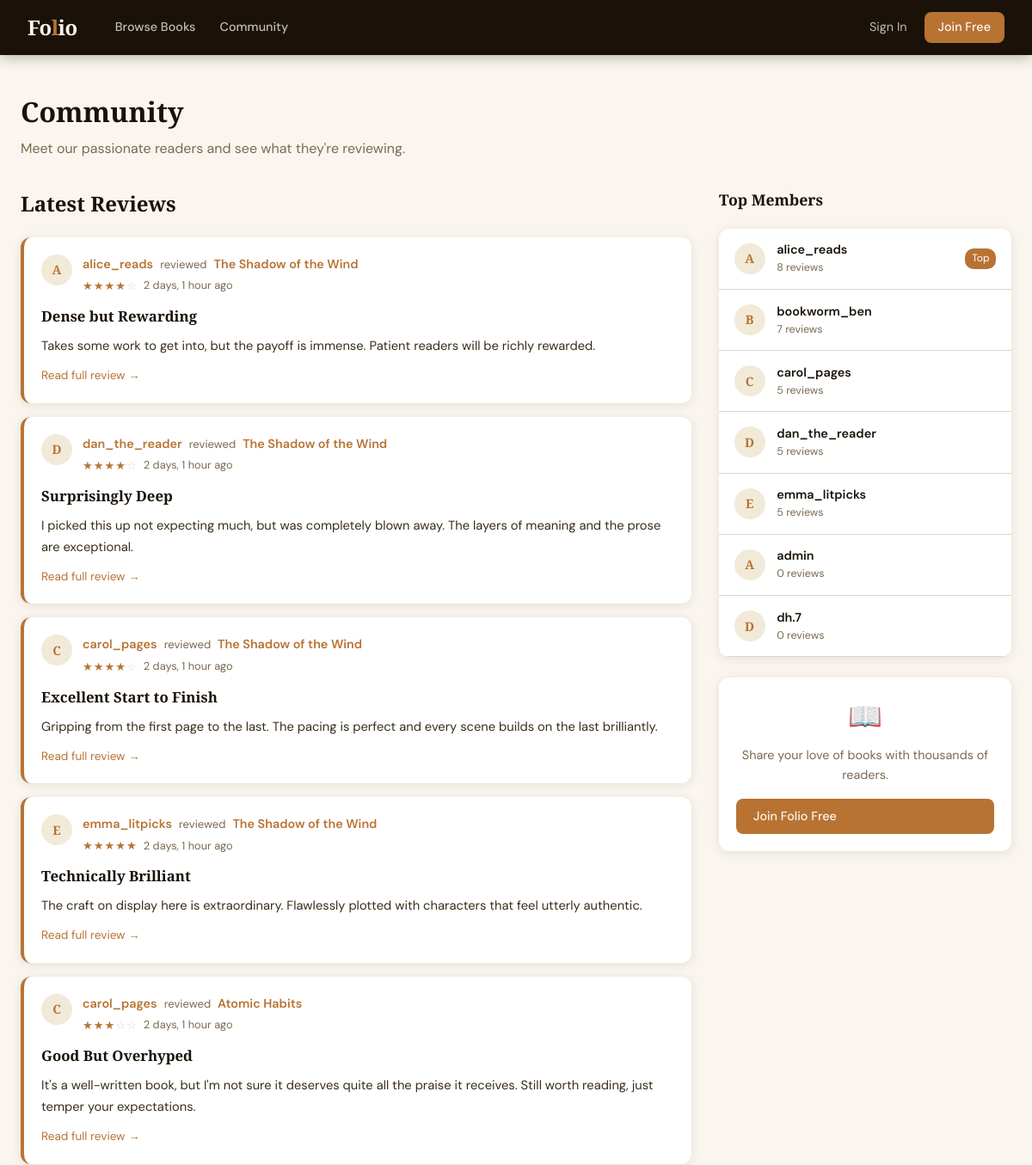
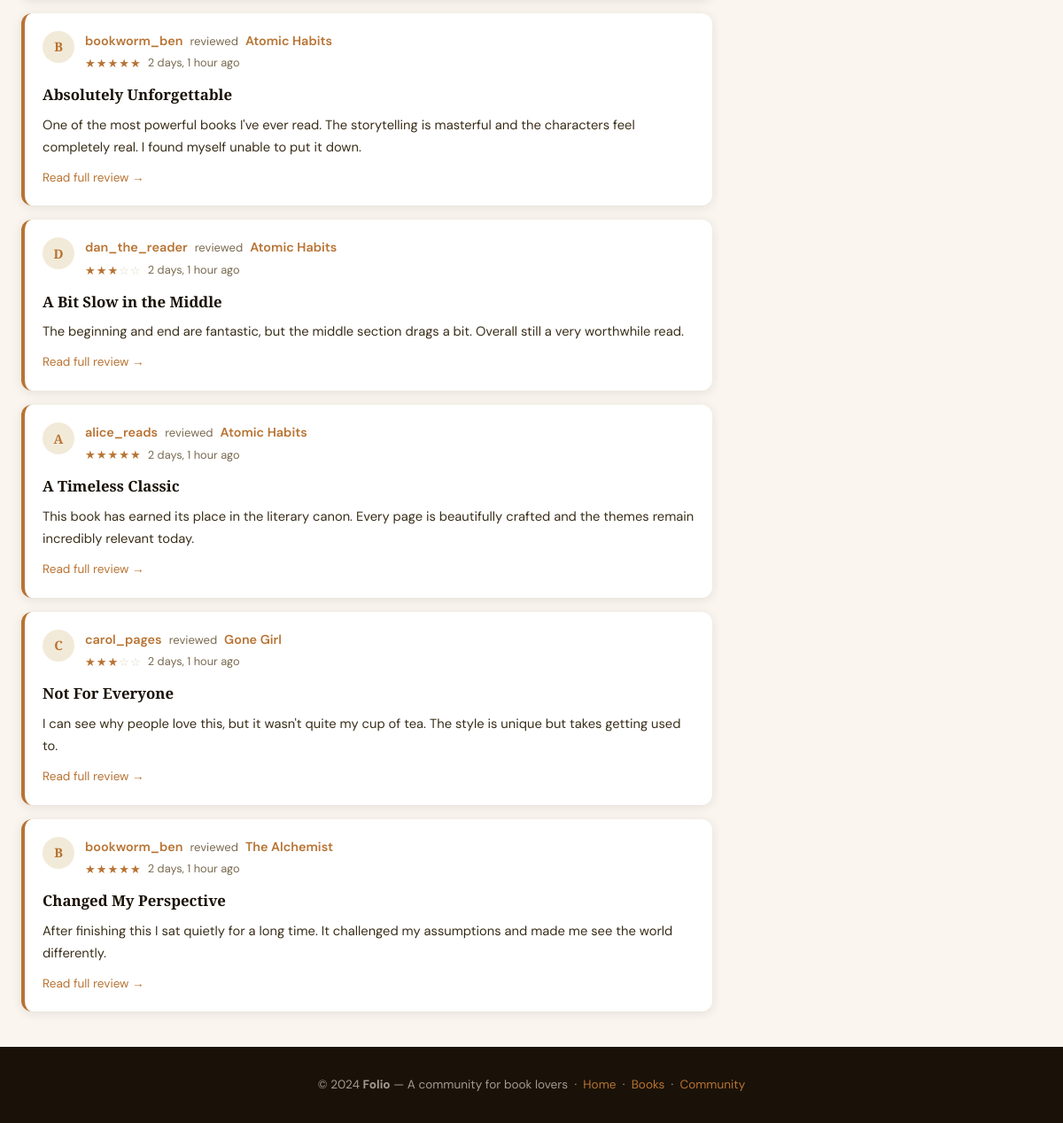
/community/, run on the app's committed database (2 pictures, top to bottom).
### books/models.py (models this page shows, shortened)
class Review(models.Model):
    book = models.ForeignKey(Book, on_delete=models.CASCADE, related_name='reviews')
    user = models.ForeignKey(User, on_delete=models.CASCADE, related_name='reviews')
    rating = models.IntegerField(validators=[MinValueValidator(1), MaxValueValidator(5)])
    title = models.CharField(max_length=200)
    body = models.TextField()
    created_at = models.DateTimeField(auto_now_add=True)
    updated_at = models.DateTimeField(auto_now=True)
    likes = models.ManyToManyField(User, related_name='liked_reviews', blank=True)
    class Meta:
        ordering = ['-created_at']
        unique_together = ['book', 'user']

class Book(models.Model):
    title = models.CharField(max_length=255)
    author = models.CharField(max_length=255)
    genre = models.CharField(max_length=50, choices=GENRE_CHOICES, default='fiction')
    description = models.TextField(blank=True)
    cover_image = models.ImageField(upload_to='covers/', blank=True, null=True)
    published_year = models.PositiveIntegerField(blank=True, null=True)
    isbn = models.CharField(max_length=20, blank=True)
    added_by = models.ForeignKey(User, on_delete=models.SET_NULL, null=True, related_name='added_books')
    created_at = models.DateTimeField(auto_now_add=True)
    class Meta:
        ordering = ['-created_at']
    def get_absolute_url(self):
        return reverse('book_detail', args=[self.pk])

### books/views.py (the view)
# urls.py: path('community/', views.community, name='community'),
def community(request):
    members = User.objects.annotate(
        review_count=Count('reviews')
    ).order_by('-review_count')[:12]
    recent_reviews = Review.objects.select_related('book', 'user').order_by('-created_at')[:10]
    return render(request, 'books/community.html', {
        'members': members,
        'recent_reviews': recent_reviews,
    })

### templates/books/community.html (shortened to what this page needs)
{% extends "base.html" %}
{% block content %}
<div class="page-header">
  <h1>Community</h1>
  <p>Meet our passionate readers and see what they're reviewing.</p>
</div>
<div style="display:grid;grid-template-columns:1fr 340px;gap:2rem;align-items:start;">
  <div>
    <div class="section-title">Latest Reviews</div>
    <div style="display:flex;flex-direction:column;gap:1rem;">
      {% for review in recent_reviews %}
      <div class="review-card">
        <div class="review-card-header">
          <div class="avatar avatar-sm" style="flex-shrink:0;">{{ review.user.username|first|upper }}</div>
          <div class="review-card-meta" style="flex:1;">
            <div style="display:flex;align-items:center;gap:0.5rem;flex-wrap:wrap;">
              <a href="{% url 'profile' review.user.username %}" class="review-card-user">{{ review.user.username }}</a>
              <span style="color:var(--text-muted);font-size:0.82rem;">reviewed</span>
              <a href="{{ review.book.get_absolute_url }}" style="font-weight:600;font-size:0.9rem;">{{ review.book.title }}</a>
            </div>
            <div style="display:flex;align-items:center;gap:0.5rem;margin-top:0.2rem;">
              <span class="stars" style="font-size:0.82rem;">
                {% for i in "12345" %}
                  {% if forloop.counter <= review.rating %}
                    <span class="star-full"></span>
                  {% else %}
                    <span class="star-empty"></span>
                  {% endif %}
                {% endfor %}
              </span>
              <span class="review-card-date">{{ review.created_at|timesince }} ago</span>
            </div>
          </div>
        </div>
        <div class="review-card-title">{{ review.title }}</div>
        <div class="review-card-body">{{ review.body|truncatewords:50 }}</div>
        <div style="margin-top:0.5rem;">
          <a href="{{ review.book.get_absolute_url }}#review-{{ review.pk }}" style="font-size:0.85rem;">Read full review →</a>
        </div>
      </div>
      {% endfor %}
    </div>
  </div>
  <div>
    <div class="section-title" style="font-size:1.1rem;">Top Members</div>
    <div style="background:#fff;border-radius:12px;box-shadow:var(--shadow);overflow:hidden;">
      {% for member in members %}
      <a href="{% url 'profile' member.username %}" style="display:flex;align-items:center;gap:0.85rem;padding:0.85rem 1.1rem;border-bottom:1px solid var(--border);text-decoration:none;color:inherit;transition:background 0.15s;">
        <div class="avatar avatar-sm" style="flex-shrink:0;background:var(--cream);color:var(--amber);font-weight:700;">{{ member.username|first|upper }}</div>
        <div style="flex:1;">
          <div style="font-weight:600;font-size:0.9rem;color:var(--ink);">{{ member.username }}</div>
          <div style="font-size:0.78rem;color:var(--text-muted);">{{ member.review_count }} review{{ member.review_count|pluralize }}</div>
        </div>
        {% if forloop.counter == 1 %}<span style="font-size:0.75rem;background:var(--amber);color:#fff;padding:0.15rem 0.5rem;border-radius:10px;">Top</span>{% endif %}
      </a>
      {% empty %}
      <div style="padding:1.5rem;text-align:center;color:var(--text-muted);">No members yet.</div>
      {% endfor %}
    </div>
    <div style="margin-top:1.5rem;background:#fff;border-radius:12px;padding:1.25rem;box-shadow:var(--shadow);text-align:center;">
      <div style="font-size:2rem;margin-bottom:0.5rem;">📖</div>
      <p style="font-size:0.9rem;color:var(--text-muted);margin-bottom:1rem;">Share your love of books with thousands of readers.</p>
      {% if not user.is_authenticated %}
      <a href="{% url 'register' %}" class="btn btn-primary" style="width:100%;">Join Folio Free</a>
      {% else %}
      <a href="{% url 'book_add' %}" class="btn btn-primary" style="width:100%;">+ Add a Book</a>
      {% endif %}
    </div>
  </div>
</div>
{% endblock %}

### templates/base.html (style rules this page uses)
:root { --ink: #1a1208; --paper: #faf6ef; --cream: #f2ead8; --amber: #b87333; --amber-hover: #c8852a; --burgundy: #6d2323; --sage: #4a5e3a; --mist: #e8e2d4; --text-muted: #7a6a50; --border: #ddd6c4; --shadow: 0 2px 12px rgba(26,18,8,0.10); --shadow-lg: 0 8px 32px rgba(26,18,8,0.14); --radius: 8px; }
* { margin:0;padding:0;box-sizing:border-box; }
body { font-family:'DM Sans',sans-serif;background:var(--paper);color:var(--ink);line-height:1.6;min-height:100vh;display:flex;flex-direction:column; }
a { color:var(--amber);text-decoration:none; }
.btn { display:inline-flex;align-items:center;gap:0.4rem;padding:0.55rem 1.25rem;border-radius:var(--radius);font-size:0.9rem;font-weight:500;cursor:pointer;border:none;transition:all 0.2s;text-decoration:none;font-family:inherit; }
.btn-primary { background:var(--amber);color:var(--paper); }
.stars { display:inline-flex;gap:1px;color:var(--amber); }
.stars .star-empty { color:var(--border); }
.star-full::before { content:'★'; }
.star-empty::before { content:'☆'; }
.page-header { margin-bottom:2rem; }
.page-header h1 { font-family:'Playfair Display',serif;font-size:2rem;font-weight:900;margin-bottom:0.3rem; }
.page-header p { color:var(--text-muted); }
.avatar { width:48px;height:48px;border-radius:50%;object-fit:cover;background:var(--cream);display:flex;align-items:center;justify-content:center;font-family:'Playfair Display',serif;font-weight:700;font-size:1.1rem;color:var(--amber); }
.avatar-sm { width:36px;height:36px;font-size:0.9rem; }
.section-title { font-family:'Playfair Display',serif;font-size:1.5rem;font-weight:700;margin-bottom:1.25rem;display:flex;align-items:center;justify-content:space-between; }
.review-card { background:#fff;border-radius:12px;padding:1.25rem;box-shadow:var(--shadow);border-left:4px solid var(--amber); }
.review-card-header { display:flex;align-items:flex-start;gap:0.75rem;margin-bottom:0.75rem; }
.review-card-meta { flex:1; }
.review-card-user { font-weight:600;font-size:0.9rem; }
.review-card-date { font-size:0.8rem;color:var(--text-muted); }
.review-card-title { font-family:'Playfair Display',serif;font-weight:700;font-size:1.05rem;margin-bottom:0.5rem; }
.review-card-body { color:#3a2e1a;font-size:0.92rem;line-height:1.7; }

### data on the page
Review: user.username|first "A", user.username "alice_reads", book "The Shadow of the Wind", rating 4 (drawn), created_at "2 days, 1 hour", title "Dense but Rewarding", body "Takes some work to get into, but the payoff is immense. Patient readers will be richly rewarded."
Review: user.username|first "D", user.username "dan_the_reader", book "The Shadow of the Wind", rating 4 (drawn), created_at "2 days, 1 hour", title "Surprisingly Deep", body "I picked this up not expecting much, but was completely blown away. The layers of meaning and the prose are exceptional."
Review: user.username|first "C", user.username "carol_pages", book "The Shadow of the Wind", rating 4 (drawn), created_at "2 days, 1 hour", title "Excellent Start to Finish", body "Gripping from the first page to the last. The pacing is perfect and every scene builds on the last brilliantly."
Review: user.username|first "E", user.username "emma_litpicks", book "The Shadow of the Wind", rating 5 (drawn), created_at "2 days, 1 hour", title "Technically Brilliant", body "The craft on display here is extraordinary. Flawlessly plotted with characters that feel utterly authentic."
Review: user.username|first "C", user.username "carol_pages", book "Atomic Habits", rating 3 (drawn), created_at "2 days, 1 hour", title "Good But Overhyped", body "It's a well-written book, but I'm not sure it deserves quite all the praise it receives. Still worth reading, just temper your expectations."
Review: user.username|first "B", user.username "bookworm_ben", book "Atomic Habits", rating 5 (drawn), created_at "2 days, 1 hour", title "Absolutely Unforgettable", body "One of the most powerful books I've ever read. The storytelling is masterful and the characters feel completely real. I found myself unable to put it down."
Review: user.username|first "D", user.username "dan_the_reader", book "Atomic Habits", rating 3 (drawn), created_at "2 days, 1 hour", title "A Bit Slow in the Middle", body "The beginning and end are fantastic, but the middle section drags a bit. Overall still a very worthwhile read."
Review: user.username|first "A", user.username "alice_reads", book "Atomic Habits", rating 5 (drawn), created_at "2 days, 1 hour", title "A Timeless Classic", body "This book has earned its place in the literary canon. Every page is beautifully crafted and the themes remain incredibly relevant today."
Review: user.username|first "C", user.username "carol_pages", book "Gone Girl", rating 3 (drawn), created_at "2 days, 1 hour", title "Not For Everyone", body "I can see why people love this, but it wasn't quite my cup of tea. The style is unique but takes getting used to."
Review: user.username|first "B", user.username "bookworm_ben", book "The Alchemist", rating 5 (drawn), created_at "2 days, 1 hour", title "Changed My Perspective", body "After finishing this I sat quietly for a long time. It challenged my assumptions and made me see the world differently."

### other printed values
{{ member.username|first|upper }} "A"
{{ member.username }} "alice_reads"
{{ member.review_count }} "8"
{{ member.username|first|upper }} "B"
{{ member.username }} "bookworm_ben"
{{ member.review_count }} "7"
{{ member.username|first|upper }} "C"
{{ member.username }} "carol_pages"
{{ member.review_count }} "5"
{{ member.username|first|upper }} "D"
{{ member.username }} "dan_the_reader"
{{ member.username|first|upper }} "E"
{{ member.username }} "emma_litpicks"
{{ member.username }} "admin"
{{ member.review_count }} "0"
